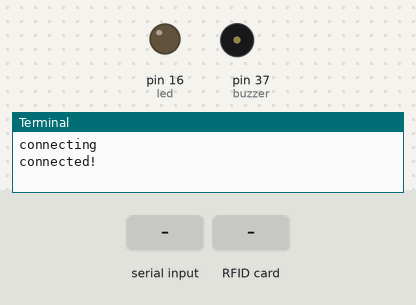
This program was run on a simulated Raspberry Pi (header pin numbers). Shown: output pins drawn as LEDs (lit = HIGH), buzzer (waves = sounding, pin HIGH), the last lines printed to the terminal. The test bench sets the inputs (shaded band). No MQTT or app messages arrive unless stated; the RFID card's data blocks start empty; threads take turns every 2 ms.

Above: at 4.3 s.
4.4 s: "Dead\n" received over the second serial link
At 5.6 s:
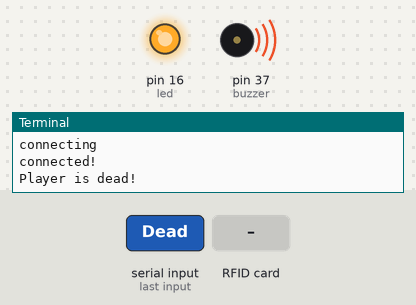
5.9 s: RFID card 5E 7A 19 C4 held to the reader
At 6.9 s:
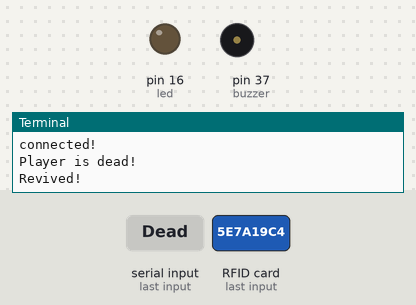
7.4 s: "1\n" received over the second serial link
At 8.2 s:
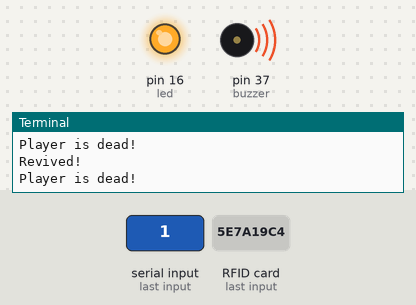
Timing chart, 0 to 10.4 s (numbered marks = the images above; inputs shaded):
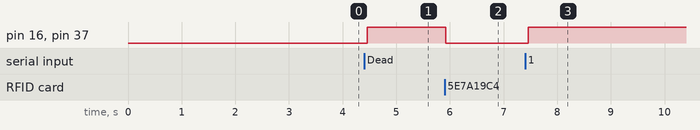

The program:

Detector.py
```python
import paho.mqtt.client as mqtt
import RPi.GPIO as GPIO
from mfrc522 import SimpleMFRC522
import sys
import time
import threading
import serial

led = 16
button = 36
buzzer = 37
reader = SimpleMFRC522()
status = 'Raspberry Pi is Connected!'

GPIO.cleanup()
GPIO.setmode(GPIO.BOARD)

def on(led):
    global status
    GPIO.setup(led, GPIO.OUT)
    GPIO.setup(buzzer, GPIO.OUT)
    GPIO.output(led, GPIO.HIGH)
    GPIO.output(buzzer, GPIO.HIGH)
    status = 'Dead'

def off(led):
    GPIO.output(buzzer, GPIO.LOW)
    GPIO.cleanup(led)

def get_rfid():
    while True:
        global status
        id, text = reader.read()
        if status == 'Dead':
            off(led)
            print('Revived!')
            status = 'Alive'
            client.publish("BangSultanSmartVestSystemForTA","Revived!")
            time.sleep(3)
            client.publish("BangSultanSmartVestSystemForTA","Alive")
        else:
            print('Player still alive!')
            client.publish("BangSultanSmartVestSystemForTA","Player still alive!")
            time.sleep(3)
            client.publish("BangSultanSmartVestSystemForTA","Alive")
        time.sleep(.1)

def get_ser():
    while True:
        global ser
        if(ser.in_waiting > 0):
            line = ser.readline()
            print('Player is dead!')
            on(led)
            client.publish("BangSultanSmartVestSystemForTA","Dead")
        time.sleep(.1)

ser = serial.Serial('/dev/ttyUSB0', 9600)
broker_address="192.168.2.123" #This is my Laptop IP address
client = mqtt.Client("P1")
print('connecting')
client.connect(broker_address)
client.publish("BangSultanSmartVestSystemForTA",status)
time.sleep(3)
client.publish("BangSultanSmartVestSystemForTA","Alive")
print('connected!')
t1 = threading.Thread(target=get_ser)
t2 = threading.Thread(target=get_rfid)

t1.start()
t2.start()
```

Measured:
- after the input at 4.4 s, pin 16 (led), pin 37 (buzzer): LOW → HIGH after 0.06 s
- after the input at 5.9 s, pin 16 (led), pin 37 (buzzer): HIGH → LOW at once
- after the input at 7.4 s, pin 16 (led), pin 37 (buzzer): LOW → HIGH after 0.06 s
